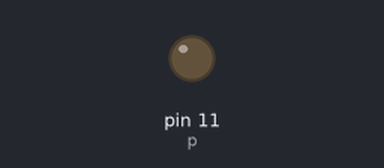
The program below on a simulated Raspberry Pi (header pin numbers). Shown: output pins drawn as LEDs (lit = HIGH). What the program prints to the terminal is not drawn.

Above: at 0.05 s.
At 2.75 s:
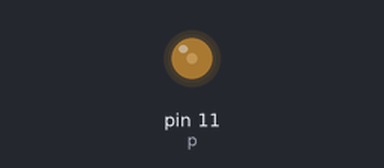
At 5.5 s:
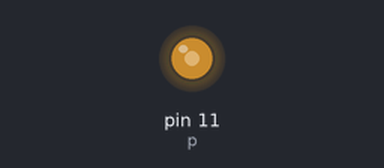
At 11.0 s:
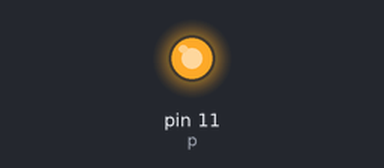
Timing chart, 0 to 14.3 s (numbered marks = the images above):
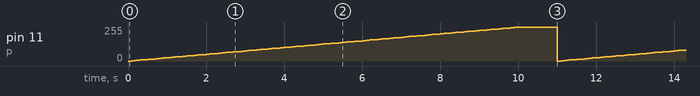

The program:

pwm.py
```python
import RPi.GPIO as GPIO
import time

GPIO.setmode(GPIO.BOARD)
GPIO.setup(11,GPIO.OUT)
p=GPIO.PWM(11,100)
p.start(0)
while True:
    #GPIO.output(11,GPIO.HIGH)
    print ("high")
    for x in range(100):
                p.ChangeDutyCycle(x)
                time.sleep(0.1)

    #GPIO.output(11,GPIO.LOW)
    time.sleep(1)
    print ("low")
```

Measured:
- by itself, pin 11 (p): ramps from 0/255 to 252/255 and jumps back, once every 11.0 s
